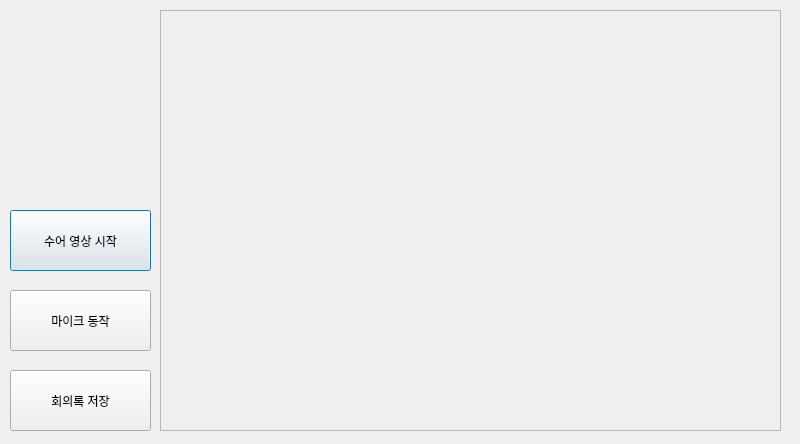
<?xml version="1.0" encoding="UTF-8"?>
<ui version="4.0">
 <class>Dialog</class>
 <widget class="QDialog" name="Dialog">
  <property name="geometry">
   <rect>
    <x>0</x>
    <y>0</y>
    <width>800</width>
    <height>444</height>
   </rect>
  </property>
  <property name="windowTitle">
   <string>Dialog</string>
  </property>
  <widget class="QPushButton" name="btn_1">
   <property name="geometry">
    <rect>
     <x>10</x>
     <y>210</y>
     <width>141</width>
     <height>61</height>
    </rect>
   </property>
   <property name="text">
    <string>수어 영상 시작</string>
   </property>
  </widget>
  <widget class="QPushButton" name="btn_2">
   <property name="geometry">
    <rect>
     <x>10</x>
     <y>290</y>
     <width>141</width>
     <height>61</height>
    </rect>
   </property>
   <property name="text">
    <string>마이크 동작</string>
   </property>
  </widget>
  <widget class="QLabel" name="label">
   <property name="geometry">
    <rect>
     <x>10</x>
     <y>10</y>
     <width>141</width>
     <height>141</height>
    </rect>
   </property>
   <property name="text">
    <string/>
   </property>
  </widget>
  <widget class="QPushButton" name="btn_3">
   <property name="geometry">
    <rect>
     <x>10</x>
     <y>370</y>
     <width>141</width>
     <height>61</height>
    </rect>
   </property>
   <property name="text">
    <string>회의록 저장</string>
   </property>
  </widget>
  <widget class="QScrollArea" name="scrollArea">
   <property name="geometry">
    <rect>
     <x>160</x>
     <y>10</y>
     <width>621</width>
     <height>421</height>
    </rect>
   </property>
   <property name="widgetResizable">
    <bool>true</bool>
   </property>
   <widget class="QWidget" name="scrollAreaWidgetContents">
    <property name="geometry">
     <rect>
      <x>0</x>
      <y>0</y>
      <width>619</width>
      <height>419</height>
     </rect>
    </property>
   </widget>
  </widget>
  <widget class="QLabel" name="label_3">
   <property name="geometry">
    <rect>
     <x>10</x>
     <y>150</y>
     <width>141</width>
     <height>61</height>
    </rect>
   </property>
   <property name="font">
    <font>
     <pointsize>20</pointsize>
    </font>
   </property>
   <property name="text">
    <string/>
   </property>
   <property name="alignment">
    <set>Qt::AlignCenter</set>
   </property>
  </widget>
  <widget class="QLabel" name="label_2">
   <property name="geometry">
    <rect>
     <x>280</x>
     <y>110</y>
     <width>601</width>
     <height>401</height>
    </rect>
   </property>
   <property name="font">
    <font>
     <pointsize>10</pointsize>
    </font>
   </property>
   <property name="text">
    <string/>
   </property>
   <property name="alignment">
    <set>Qt::AlignLeading|Qt::AlignLeft|Qt::AlignTop</set>
   </property>
  </widget>
  <zorder>btn_1</zorder>
  <zorder>btn_2</zorder>
  <zorder>btn_3</zorder>
  <zorder>scrollArea</zorder>
  <zorder>label</zorder>
  <zorder>label_3</zorder>
  <zorder>label_2</zorder>
 </widget>
 <resources/>
 <connections/>
</ui>
